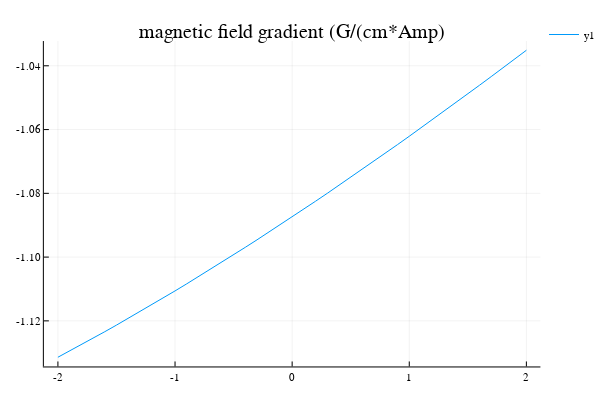

Notebook cell for this chart:
### Code cell
plot(-2:0.1:2,bgrad*10,title = "magnetic field gradient (G/(cm*Amp)")

### Figure 1 — Plotly figure (JSON) as saved in the notebook; plotly's stock layout.template omitted (floating-point values rounded to 4 significant figures)
{"data": [{"colorbar": {"title": ""}, "hoverinfo": "text", "legendgroup": "y1", "line": {"color": "rgba(0, 154, 250, 1.000)", "dash": "solid", "shape": "linear", "width": 1}, "mode": "lines", "name": "y1", "showlegend": true, "text": [null, null, null, null, null, null, null, null, null, null, null, null, null, null, null, null, null, null, null, null, null, null, null, null, null, null, null, null, null, null, null, null, null, null, null, null, null, null, null, null, null], "type": "scatter", "x": [-2, -1.9, -1.8, -1.7, -1.6, -1.5, -1.4, -1.3, -1.2, -1.1, -1, -0.9, -0.8, -0.7, -0.6, -0.5, -0.4, -0.3, -0.2, -0.1, 0, 0.1, 0.2, 0.3, 0.4, 0.5, 0.6, 0.7, 0.8, 0.9, 1, 1.1, 1.2, 1.3, 1.4, 1.5, 1.6, 1.7, 1.8, 1.9, 2], "xaxis": "x1", "y": [-1.131, -1.129, -1.127, -1.125, -1.123, -1.121, -1.119, -1.117, -1.115, -1.113, -1.111, -1.108, -1.106, -1.104, -1.102, -1.099, -1.097, -1.095, -1.092, -1.09, -1.087, -1.085, -1.082, -1.08, -1.077, -1.075, -1.072, -1.07, -1.067, -1.065, -1.062, -1.059, -1.057, -1.054, -1.051, -1.049, -1.046, -1.043, -1.041, -1.038, -1.035], "yaxis": "y1", "zmax": 0.1, "zmin": -0.1}], "layout": {"annotations": [{"font": {"color": "rgba(0, 0, 0, 1.000)", "family": "sans-serif", "size": 20}, "rotation": 0, "showarrow": false, "text": "magnetic field gradient (G/(cm*Amp)", "x": 0.537, "xanchor": "center", "xref": "paper", "y": 1, "yanchor": "top", "yref": "paper"}], "height": 400, "legend": {"bgcolor": "rgba(255, 255, 255, 1.000)", "bordercolor": "rgba(0, 0, 0, 1.000)", "font": {"color": "rgba(0, 0, 0, 1.000)", "family": "sans-serif", "size": 11}, "tracegroupgap": 0, "x": 1, "y": 1}, "margin": {"b": 20, "l": 0, "r": 0, "t": 20}, "paper_bgcolor": "rgba(255, 255, 255, 1.000)", "plot_bgcolor": "rgba(255, 255, 255, 1.000)", "showlegend": true, "width": 600, "xaxis": {"anchor": "y1", "domain": [0.08064, 0.9934], "gridcolor": "rgba(0, 0, 0, 0.100)", "gridwidth": 0.5, "linecolor": "rgba(0, 0, 0, 1.000)", "mirror": false, "range": [-2.12, 2.12], "showgrid": true, "showline": true, "showticklabels": true, "tickangle": 0, "tickcolor": "rgb(0, 0, 0)", "tickfont": {"color": "rgba(0, 0, 0, 1.000)", "family": "sans-serif", "size": 11}, "tickmode": "array", "ticks": "inside", "ticktext": ["-2", "-1", "0", "1", "2"], "tickvals": [-2, -1, 0, 1, 2], "title": "", "titlefont": {"color": "rgba(0, 0, 0, 1.000)", "family": "sans-serif", "size": 15}, "type": "-", "visible": true, "zeroline": false, "zerolinecolor": "rgba(0, 0, 0, 1.000)"}, "yaxis": {"anchor": "x1", "domain": [0.03762, 0.9415], "gridcolor": "rgba(0, 0, 0, 0.100)", "gridwidth": 0.5, "linecolor": "rgba(0, 0, 0, 1.000)", "mirror": false, "range": [-1.134, -1.032], "showgrid": true, "showline": true, "showticklabels": true, "tickangle": 0, "tickcolor": "rgb(0, 0, 0)", "tickfont": {"color": "rgba(0, 0, 0, 1.000)", "family": "sans-serif", "size": 11}, "tickmode": "array", "ticks": "inside", "ticktext": ["-1.12", "-1.10", "-1.08", "-1.06", "-1.04"], "tickvals": [-1.12, -1.1, -1.08, -1.06, -1.04], "title": "", "titlefont": {"color": "rgba(0, 0, 0, 1.000)", "family": "sans-serif", "size": 15}, "type": "-", "visible": true, "zeroline": false, "zerolinecolor": "rgba(0, 0, 0, 1.000)"}}}
